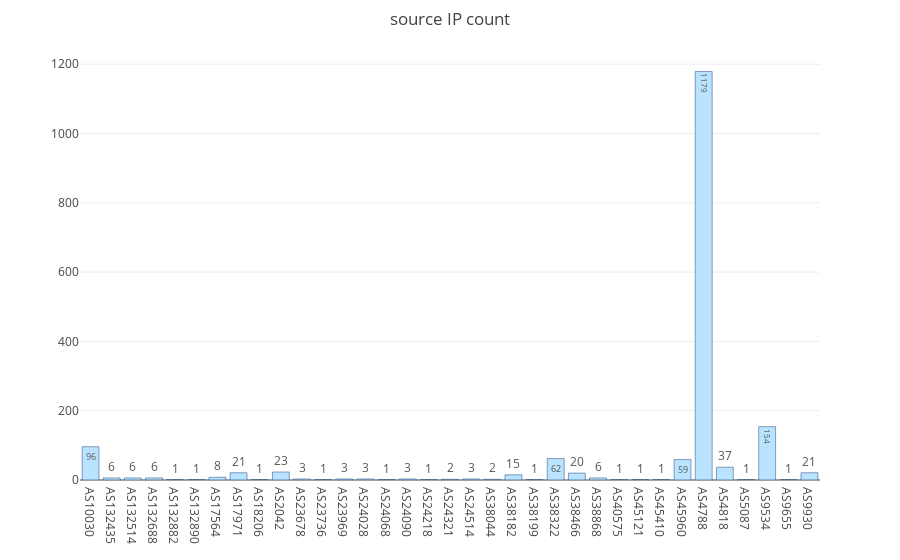

This figure's notebook cell:
### Code cell
source_unique, source_count = np.unique(df['SourceIpAsnNr'], return_counts = True)
data = [go.Bar(
            x=source_unique,
            y=source_count,
    text=source_count,
    textposition = 'auto',
            marker=dict(
                color='rgb(179, 224, 255)',
                line=dict(
                    color='rgb(8,48,107)',
                    width=0.5),
            ),
            opacity=0.9
)]
layout = go.Layout(
    title = 'source IP count',
     margin = dict(
        t = 50
    )
)
fig = go.Figure(data = data, layout = layout)
py.iplot(fig)

### Figure 1 — Plotly figure (JSON) as saved in the notebook; plotly's stock layout.template omitted (floating-point values rounded to 4 significant figures)
{"data": [{"marker": {"color": "rgb(179, 224, 255)", "line": {"color": "rgb(8,48,107)", "width": 0.5}}, "opacity": 0.9, "text": [96, 6, 6, 6, 1, 1, 8, 21, 1, 23, 3, 1, 3, 3, 1, 3, 1, 2, 3, 2, 15, 1, 62, 20, 6, 1, 1, 1, 59, 1179, 37, 1, 154, 1, 21], "textposition": "auto", "type": "bar", "x": ["AS10030", "AS132435", "AS132514", "AS132688", "AS132882", "AS132890", "AS17564", "AS17971", "AS18206", "AS2042", "AS23678", "AS23736", "AS23969", "AS24028", "AS24068", "AS24090", "AS24218", "AS24321", "AS24514", "AS38044", "AS38182", "AS38199", "AS38322", "AS38466", "AS38868", "AS40575", "AS45121", "AS45410", "AS45960", "AS4788", "AS4818", "AS5087", "AS9534", "AS9655", "AS9930"], "y": [96, 6, 6, 6, 1, 1, 8, 21, 1, 23, 3, 1, 3, 3, 1, 3, 1, 2, 3, 2, 15, 1, 62, 20, 6, 1, 1, 1, 59, 1179, 37, 1, 154, 1, 21]}], "layout": {"margin": {"t": 50}, "title": "source IP count"}}
